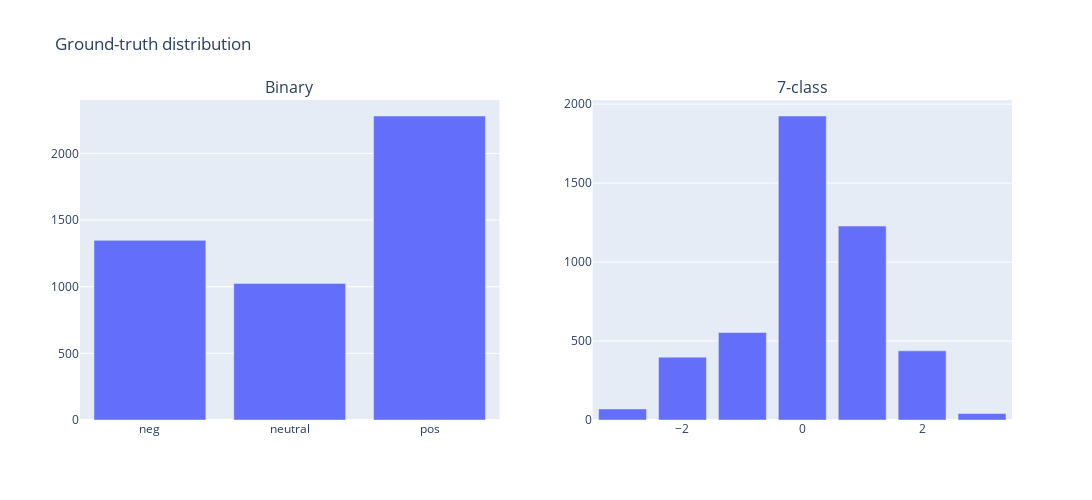

Write notebook code for a chart like this one.
### Code cell
# mosei test data
observe(mosei_test)

### Figure 1 — Plotly figure (JSON) as saved in the notebook; plotly's stock layout.template omitted (floating-point values rounded to 4 significant figures)
{"data": [{"alignmentgroup": "True", "hovertemplate": "binary=%{x}<br>segment=%{y}<extra></extra>", "legendgroup": "", "marker": {"color": "#636efa", "pattern": {"shape": ""}}, "name": "", "offsetgroup": "", "orientation": "v", "showlegend": false, "textposition": "auto", "type": "bar", "x": ["neg", "neutral", "pos"], "xaxis": "x", "y": [1348, 1025, 2281], "yaxis": "y"}, {"alignmentgroup": "True", "hovertemplate": "7class=%{x}<br>segment=%{y}<extra></extra>", "legendgroup": "", "marker": {"color": "#636efa", "pattern": {"shape": ""}}, "name": "", "offsetgroup": "", "orientation": "v", "showlegend": false, "textposition": "auto", "type": "bar", "x": [-3, -2, -1, 0, 1, 2, 3], "xaxis": "x2", "y": [70, 398, 554, 1925, 1228, 438, 41], "yaxis": "y2"}], "layout": {"annotations": [{"font": {"size": 16}, "showarrow": false, "text": "Binary", "x": 0.225, "xanchor": "center", "xref": "paper", "y": 1, "yanchor": "bottom", "yref": "paper"}, {"font": {"size": 16}, "showarrow": false, "text": "7-class", "x": 0.775, "xanchor": "center", "xref": "paper", "y": 1, "yanchor": "bottom", "yref": "paper"}], "height": 500, "title": {"text": "Ground-truth distribution"}, "width": 1200, "xaxis": {"anchor": "y", "categoryarray": [-3, -2, -1, 0, 1, 2, 3], "categoryorder": "array", "domain": [0, 0.45]}, "xaxis2": {"anchor": "y2", "categoryarray": [-3, -2, -1, 0, 1, 2, 3], "categoryorder": "array", "domain": [0.55, 1]}, "yaxis": {"anchor": "x", "domain": [0, 1]}, "yaxis2": {"anchor": "x2", "domain": [0, 1]}}}
